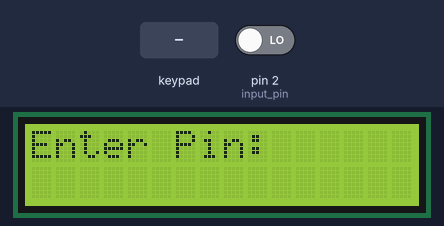
Simulated run of this sketch. Board: Arduino Uno, built with avr-gcc and run on an emulated ATmega328P. Parts: 16×2 character LCD. The inputs (shaded band) are chosen by the test bench; at power-on: pin 2 (input_pin) LOW.

Above: at 1.2 s.
1.3 s: keypad keys 1 2 3 4 # pressed 0.4 s apart
At 3.9 s:
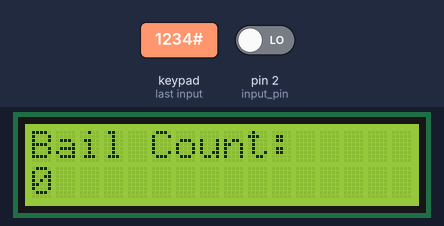
4.8 s: keypad keys 1 2 3 4 * pressed 0.4 s apart
At 7.6 s:
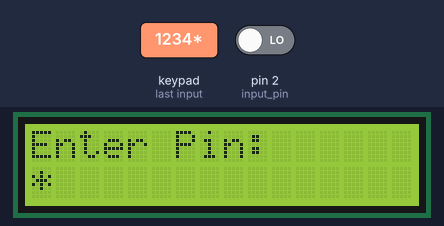
8.3 s: key 'A' pressed
At 8.9 s:
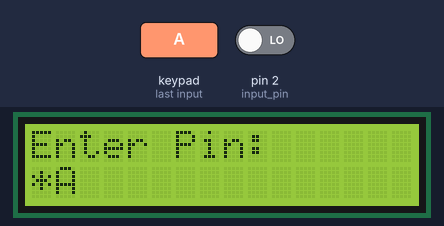
9.8 s: key 'B' pressed
At 11.0 s:
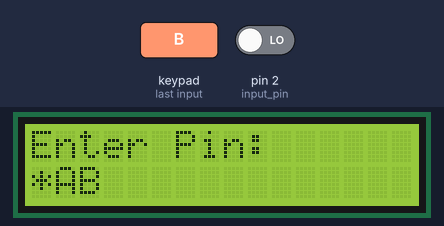
11.3 s: key 'C' pressed
At 12.4 s:
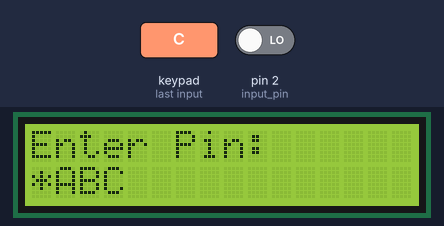
12.8 s: keypad keys 1 2 3 4 A pressed 0.4 s apart
At 14.7 s:
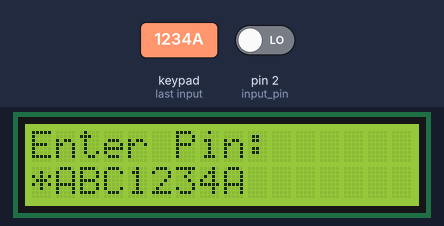
Timing chart, 0 to 16.2 s (numbered marks = the images above; inputs shaded):
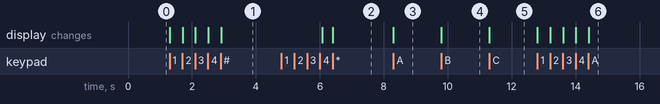

Measured:
- after the input at 1.3 s, the display: first changes at once (image 1 shows a later state)
- after the input at 4.8 s, the display: first changes after 1.3 s (image 2 shows a later state)
- after the input at 8.3 s, the display: changes at once (image 3)
- after the input at 9.8 s, the display: changes at once (image 4)
- after the input at 11.3 s, the display: changes at once (image 5)
- after the input at 12.8 s, the display: first changes at once (image 6 shows a later state)

The sketch:

lcd.ino
```cpp
// include the library code:
#include <LiquidCrystal.h>
#include <Keypad.h>

// initialize the library with the numbers of the interface pins
LiquidCrystal lcd(3, 4, 5, 6, 7, 8);

const byte ROWS = 4;
const byte COLS = 4;

char keys[ROWS][COLS] = {
  {'1', '2', '3', 'A'},
  {'4', '5', '6', 'B'},
  {'7', '8', '9', 'C'},
  {'*', '0', '#', 'D'}
};

byte row_pins[ROWS] = {9, 10, 11, 12};
byte col_pins[COLS] = {A0, A1, A2, A3};

int input_pin = 2;

Keypad keypad = Keypad( makeKeymap(keys), row_pins, col_pins, ROWS, COLS );

bool has_changed;
bool logged_in;

int stat;
int in_process;
int bail_count;

String input = "";
String password = "1234";

void setup() {
    pinMode(input_pin, INPUT);
    logged_in = false;
    has_changed = false;
    stat = 0;
    in_process = 0;
    bail_count = 0;
    lcd.begin(16, 2);
    lcd.clear();
    lcd.setCursor(0,0);
    lcd.print("Enter Pin:");
    lcd.setCursor(0,1);

    input = "";
}

void loop() {

  if(logged_in) {
    char key = keypad.getKey();

    if (key != NO_KEY) {
        input += key;
        if(input == password) {
         setup();
        }
    }

    stat = digitalRead(input_pin);

    if(stat == in_process) {
        has_changed = false;
    }
    else {
        has_changed = true;
        in_process  = stat;
    }

    if(has_changed && stat > 0) {
    bail_count++;
    lcd.clear();
    lcd.setCursor(0,0);
    lcd.print("Bail Count:");
    lcd.setCursor(0,1);
    lcd.print(bail_count);
    }

  }
  else {

    char key = keypad.getKey();

    if (key != NO_KEY) {
      if( key != '#' ) {
        input += key;
        lcd.setCursor(0,1);
        lcd.print(input);
      }
      else {
        if( input == password ) {
          logged_in = true;
          bail_count = 0;
          lcd.clear();
          lcd.setCursor(0,0);
          lcd.print("Bail Count:");
          lcd.setCursor(0,1);
          lcd.print(bail_count);
          input = "";
        }
        else {
          input = "";
          lcd.clear();
          lcd.setCursor(0,0);
          lcd.print("Enter Pin:");

        }
      }

    }

  }
}

//void updateBails(int amount) {
//    bail_count += amount;
//    lcd.clear();
//    lcd.setCursor(0,0);
//    lcd.print("Bail Count:");
//    lcd.setCursor(0,1);
//    lcd.print(bail_count);
//}
```
